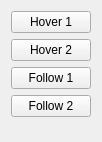
              <widget class="QWidget" name="trajectoriesContainer">
               <property name="geometry">
                <rect>
                 <x>0</x>
                 <y>0</y>
                 <width>99</width>
                 <height>142</height>
                </rect>
               </property>
               <property name="layoutDirection">
                <enum>Qt::LeftToRight</enum>
               </property>
               <layout class="QVBoxLayout" name="verticalLayout_9">
                <item>
                 <widget class="QPushButton" name="bt_hover1">
                  <property name="text">
                   <string>Hover 1</string>
                  </property>
                 </widget>
                </item>
                <item>
                 <widget class="QPushButton" name="bt_hover2">
                  <property name="text">
                   <string>Hover 2</string>
                  </property>
                 </widget>
                </item>
                <item>
                 <widget class="QPushButton" name="bt_follow1">
                  <property name="text">
                   <string>Follow 1</string>
                  </property>
                 </widget>
                </item>
                <item>
                 <widget class="QPushButton" name="bt_follow2">
                  <property name="text">
                   <string>Follow 2</string>
                  </property>
                 </widget>
                </item>
                <item>
                 <spacer name="verticalSpacer_4">
                  <property name="orientation">
                   <enum>Qt::Vertical</enum>
                  </property>
                  <property name="sizeType">
                   <enum>QSizePolicy::MinimumExpanding</enum>
                  </property>
                  <property name="sizeHint" stdset="0">
                   <size>
                    <width>0</width>
                    <height>0</height>
                   </size>
                  </property>
                 </spacer>
                </item>
               </layout>
              </widget>
